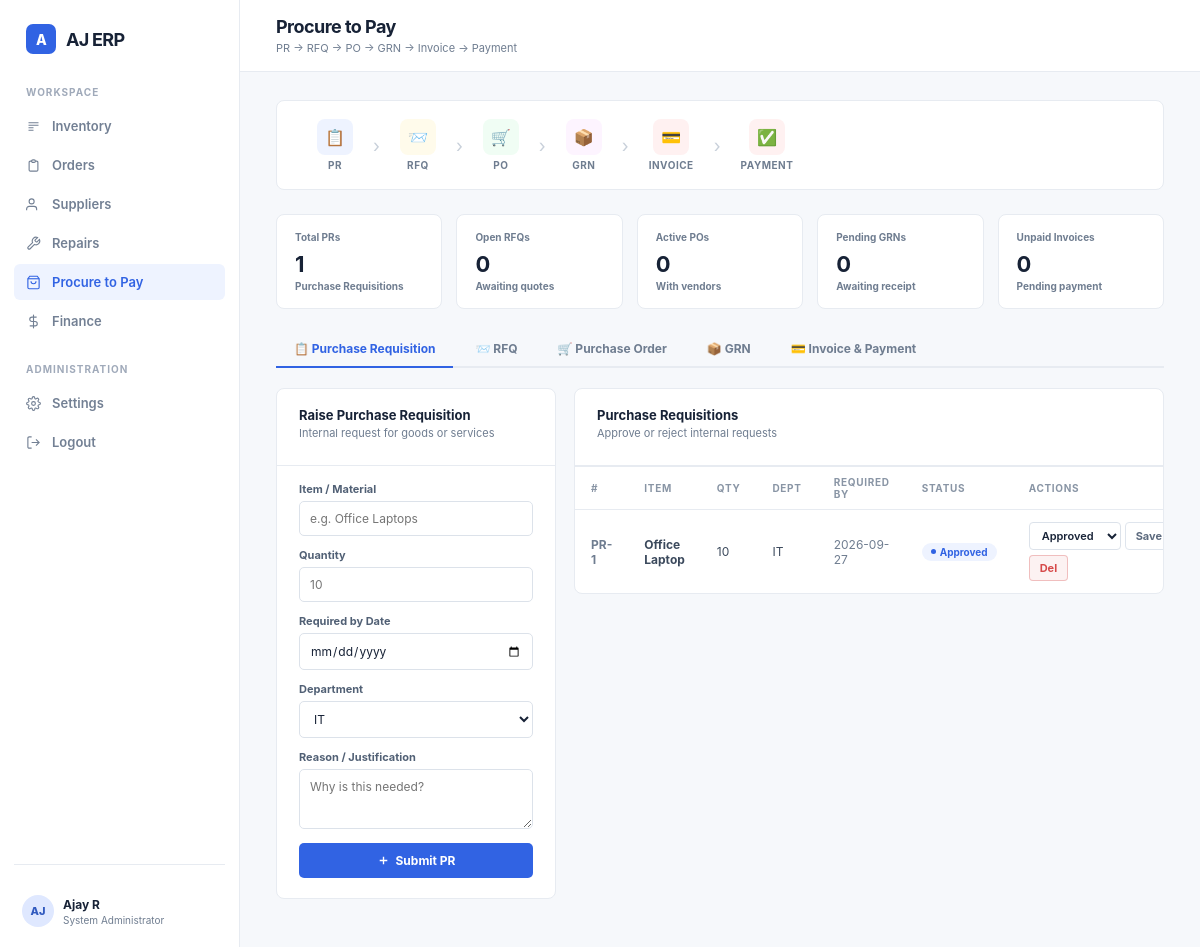
Before: /p2p (signed in) with the older database file.
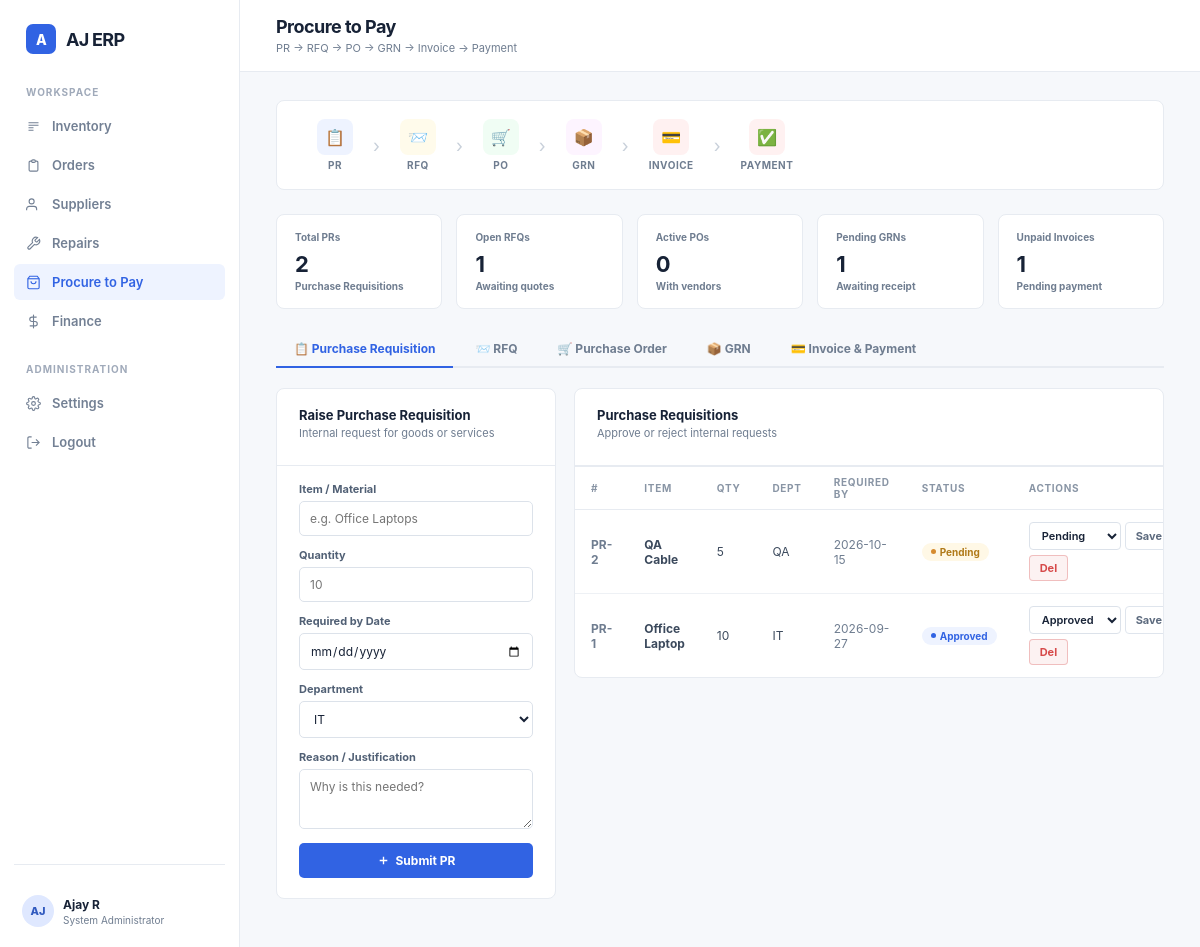
After: the same page with the newer database file.
### tables this page shows
CREATE TABLE purchase_requisitions (
        id INTEGER PRIMARY KEY AUTOINCREMENT,
        item_name TEXT NOT NULL,
        quantity INTEGER NOT NULL,
        required_date TEXT,
        department TEXT,
        reason TEXT,
        status TEXT DEFAULT 'pending',
        created_at TIMESTAMP DEFAULT CURRENT_TIMESTAMP
    );

### app.py (the view)
@app.route('/p2p')
def p2p():
    if 'username' not in session:
        return redirect('/login')
    conn = p2p_db()
    cur = conn.cursor()
    cur.execute("SELECT * FROM purchase_requisitions ORDER BY id DESC")
    prs = [dict(r) for r in cur.fetchall()]
    cur.execute("""
        SELECT r.*, s.name as supplier_name
        FROM rfqs r LEFT JOIN suppliers s ON r.supplier_id = s.id
        ORDER BY r.id DESC
    """)
    rfqs = [dict(r) for r in cur.fetchall()]
    cur.execute("SELECT * FROM purchase_orders ORDER BY id DESC")
    pos = [dict(r) for r in cur.fetchall()]
    cur.execute("SELECT * FROM grns ORDER BY id DESC")
    grns = [dict(r) for r in cur.fetchall()]
    cur.execute("SELECT * FROM vendor_invoices ORDER BY id DESC")
    invoices = [dict(r) for r in cur.fetchall()]
    cur.execute("SELECT id, name, contact FROM suppliers ORDER BY name")
    suppliers = [dict(r) for r in cur.fetchall()]
    cur.execute("SELECT name, stock FROM products ORDER BY name")
    products = cur.fetchall()
    conn.close()
    return render_template('p2p.html',
        prs=prs, rfqs=rfqs, pos=pos, grns=grns,
        invoices=invoices, suppliers=suppliers, products=products)

### app.py (called while the page is built)
def p2p_db():
    conn = sqlite3.connect(DB_PATH)
    conn.row_factory = sqlite3.Row
    return conn

### templates/p2p.html (shortened to what the changed rows need)
<!DOCTYPE html>
<html lang="en">
<head>
</head>
<body>
<div class="erp-shell">
  <section class="main">
    <header class="topbar">
      <div class="topbar-left">
        <div><h1>Procure to Pay</h1><p>PR → RFQ → PO → GRN → Invoice → Payment</p></div>
      </div>
    </header>
    <main class="content">
      <section class="metrics">
        <div class="metric">
          <div class="metric-header"><span>Total PRs</span></div>
          <div class="metric-value">{{ prs | length }}</div>
          <div class="metric-sub">Purchase Requisitions</div>
        </div>
        <div class="metric">
          <div class="metric-header"><span>Open RFQs</span></div>
          <div class="metric-value">{{ rfqs | selectattr('status','equalto','sent') | list | length }}</div>
          <div class="metric-sub">Awaiting quotes</div>
        </div>
        <div class="metric">
          <div class="metric-header"><span>Pending GRNs</span></div>
          <div class="metric-value">{{ grns | selectattr('status','equalto','pending') | list | length }}</div>
          <div class="metric-sub">Awaiting receipt</div>
        </div>
        <div class="metric">
          <div class="metric-header"><span>Unpaid Invoices</span></div>
          <div class="metric-value">{{ invoices | selectattr('status','equalto','invoiced') | list | length }}</div>
          <div class="metric-sub">Pending payment</div>
        </div>
      </section>
      <div id="tab-pr" class="tab-panel active">
        <div class="panel-grid">
          <div class="card">
            <div class="card-header">
              <h2 class="card-title">Raise Purchase Requisition</h2>
            </div>
          </div>
          <div class="card">
            <div class="card-header">
              <h2 class="card-title">Purchase Requisitions</h2>
            </div>
            <div class="table-wrap">
              <table>
                <thead><tr><th>#</th><th>Item</th><th>Qty</th><th>Dept</th><th>Required By</th><th>Status</th><th>Actions</th></tr></thead>
                <tbody>
                  {% for pr in prs %}
                  <tr>
                    <td style="font-weight:700;color:var(--muted);">PR-{{ pr.id }}</td>
                    <td style="font-weight:650;">{{ pr.item_name }}</td>
                    <td>{{ pr.quantity }}</td>
                    <td>{{ pr.department }}</td>
                    <td style="color:var(--muted);">{{ pr.required_date }}</td>
                    <td><span class="badge {{ pr.status }}"><span class="badge-dot"></span>{{ pr.status | title }}</span></td>
                    <td>
                      <div class="row-actions">
                        <form action="/p2p/pr/update/{{ pr.id }}" method="POST" style="display:flex;gap:4px;">
                          <select name="new_status" class="action-select">
                            <option value="pending"   {% if pr.status=='pending'   %}selected{% endif %}>Pending</option>
                            <option value="approved"  {% if pr.status=='approved'  %}selected{% endif %}>Approved</option>
                          </select>
                          <button type="submit" class="save-btn">Save</button>
                        </form>
                        <form action="/p2p/pr/delete/{{ pr.id }}" method="POST">
                          <button type="submit" class="delete-btn" onclick="return confirm('Delete PR-{{ pr.id }}?')">Del</button>
                        </form>
                      </div>
                    </td>
                  </tr>
                  {% else %}
                  <tr><td colspan="7"><div class="empty">No PRs raised yet.</div></td></tr>
                  {% endfor %}
                </tbody>
              </table>
            </div>
          </div>
        </div>
      </div>
    </main>
  </section>
</div>
</body>
</html>

Changed rows visible on the page:
added purchase_requisitions: id "2", item_name "QA Cable", quantity "5", department "QA", required_date "2026-10-15", status "Pending", new_status "Pending"
Other visible differences:
{{ prs | length }}: "1" → "2"
{{ rfqs | selectattr('status','equalto','sent') | list | length }}: "0" → "1"
{{ grns | selectattr('status','equalto','pending') | list | length }}: "0" → "1"
{{ invoices | selectattr('status','equalto','invoiced') | list | length }}: "0" → "1"
